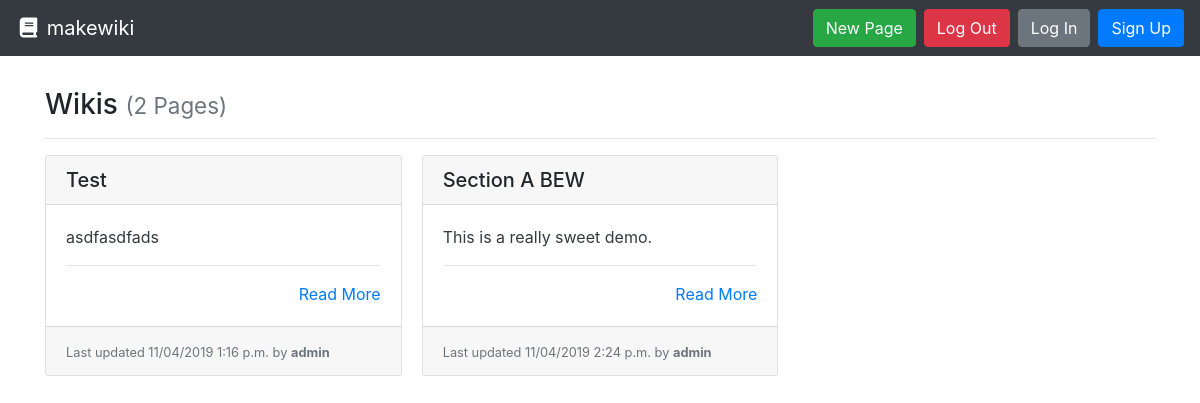
/, run on an earlier commit of the app's database.
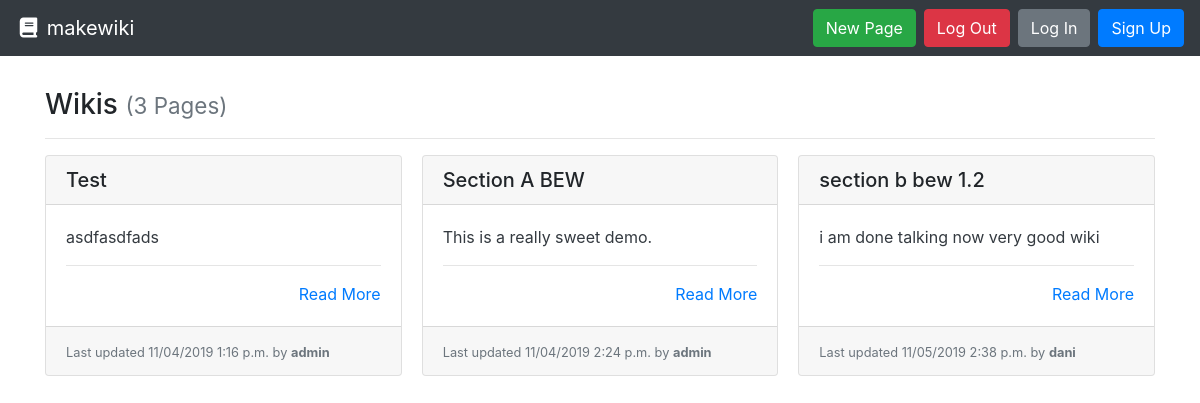
And on a later commit of the database.
### wiki/models.py (models this page shows, shortened)
class Page(models.Model):
    title = models.CharField(max_length=settings.WIKI_PAGE_TITLE_MAX_LENGTH, unique=True,
                             help_text="Title of your page.")
    author = models.ForeignKey(User, on_delete=models.PROTECT,
                               help_text="The user that posted this article.")
    slug = models.CharField(max_length=settings.WIKI_PAGE_TITLE_MAX_LENGTH, blank=True, editable=False,
                            help_text="Unique URL path to access this page. Generated by the system.")
    content = models.TextField(
        help_text="Write the content of your page here.")
    created = models.DateTimeField(auto_now_add=True,
                                   help_text="The date and time this page was created. Automatically generated when the model saves.")
    modified = models.DateTimeField(auto_now=True,
                                    help_text="The date and time this page was updated. Automatically generated when the model updates.")

### wiki/views.py (the view)
# urls.py: path('', PageListView.as_view(), name='wiki-list-page'),
class PageListView(ListView):
    model = Page
    def get(self, request):
        pages = self.get_queryset().all()
        return render(request, 'list.html', {
          'pages': pages
        })

### wiki/templates/list.html
{% extends "base.html" %}
{% block content %}
  <h3>Wikis {% if pages %}<small class="text-muted">({{ pages|length }} Page{{ pages|length|pluralize:"s" }})</small>{% endif %}</h3>
  <hr>
  {% if pages %}
    <div class="card-columns">
      {% for page in pages %}
        {% include "partials/card.html" %}
      {% endfor %}
    </div>
  {% else %}
    <div class="alert alert-primary" role="alert">No pages to display.</div>
  {% endif %}
{% endblock %}

### wiki/templates/partials/card.html
<div class="card mb-3">
  <h5 class="card-header ">{{ page.title }}</h5>
  <div class="card-body border-dark">
    <p class="card-text text-dark">
      {{ page.content|truncatewords_html:30 }}
      <hr>
      <div class="text-right"><a href="{% url 'wiki-details-page' page.slug %}" title="Read More">Read More</a></div>
  </div>
  <div class="card-footer">
    <small class="text-muted">Last updated {{ page.modified|date:"SHORT_DATETIME_FORMAT" }} by <b>{{ page.author.username }}</b></small>
  </div>
</div>

What changed in the data, as far as the page shows it:
added Page: title "section b bew 1.2", content "i am done talking now very good wiki", modified "11/05/2019 2:38 p.m.", author.username "dani"
Also different on the page:
{{ pages|length }}: "2" → "3"
